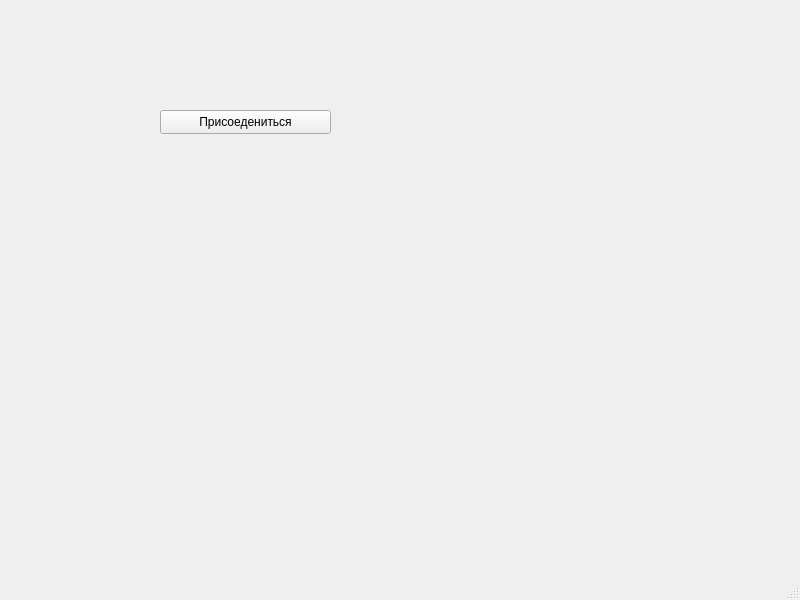
<?xml version="1.0" encoding="UTF-8"?>
<ui version="4.0">
 <class>MainWindow</class>
 <widget class="QMainWindow" name="MainWindow">
  <property name="geometry">
   <rect>
    <x>0</x>
    <y>0</y>
    <width>800</width>
    <height>600</height>
   </rect>
  </property>
  <property name="windowTitle">
   <string>MainWindow</string>
  </property>
  <widget class="QWidget" name="centralwidget">
   <widget class="QPushButton" name="pushButton">
    <property name="geometry">
     <rect>
      <x>160</x>
      <y>110</y>
      <width>171</width>
      <height>24</height>
     </rect>
    </property>
    <property name="text">
     <string>Присоедениться</string>
    </property>
   </widget>
  </widget>
  <widget class="QMenuBar" name="menubar">
   <property name="geometry">
    <rect>
     <x>0</x>
     <y>0</y>
     <width>800</width>
     <height>22</height>
    </rect>
   </property>
  </widget>
  <widget class="QStatusBar" name="statusbar"/>
 </widget>
 <resources/>
 <connections/>
</ui>
